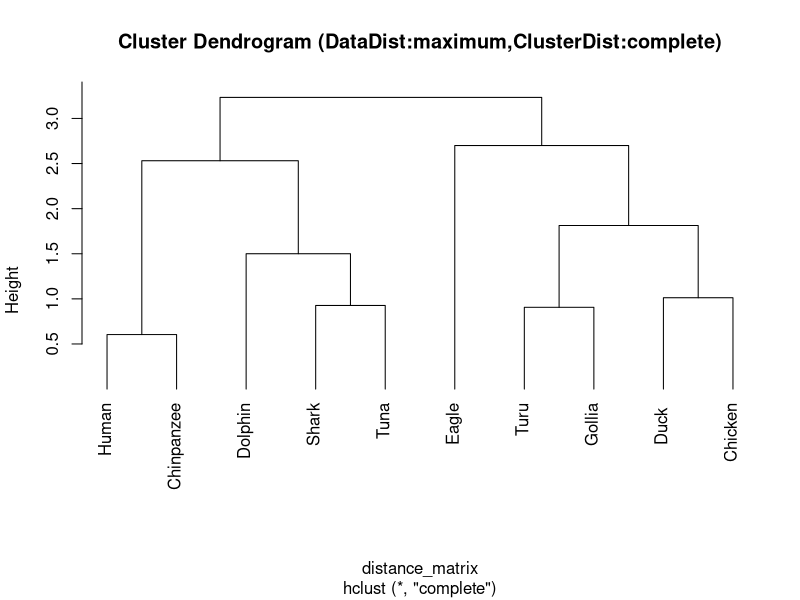
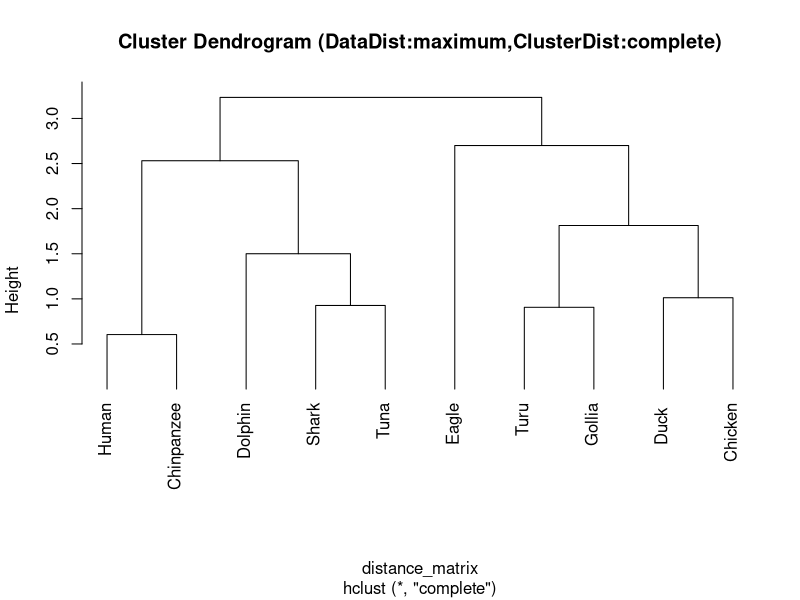

Here is the R script that generated these plots, in order:
### clustering example code for lecture

#### 階層的クラスター分析サンプルコード
### Rプログラミングでわからないことは大概Google先生で[R 日本語 pdf plot]みたいなノリで調べれば分かる。

### 同じディレクトリ内に保存しているCSVファイル形式のデータセットを読み込む.
### 注意：ダウンロードしたファイルはmacOSではデフォルトで ~/Downloads 以下に保存される．
### 1列目のデータを行名としてデータを読み込む
setwd("/cloud/project/")
dataset <- read.csv("./animals.csv",row.names=1)

### datasetがどのようなものか確認
dataset

### データの正規化を行うか決定する
is_scale <- T #T=正規化を行う; F=正規化を行わない
### is_scale=Tならばデータの正規化を行う
if(is_scale==T) dataset <- scale(dataset)

### 再度datasetの確認
dataset

### データ間の距離を定義する。(以下の3つから任意の距離を選択する)
data_dist_method <- "euclidean"     #ユークリッド距離
data_dist_method <- "manhattan"     #マンハッタン距離
data_dist_method <- "maximum"       #最大距離

### 全データ間の距離をdata_dist_methodの距離定義に基づいて計算する（距離行列を求める）
distance_matrix <- dist(dataset, method=data_dist_method)

### 距離行列の確認
as.matrix(distance_matrix)[1:7,1:7]

### クラスター間の距離の計算方法を決める。(以下の3つから任意の距離を選択する)
cluster_dist_method <- "average"   #群平均法
cluster_dist_method <- "single"    #最小距離法
cluster_dist_method <- "complete"  #最大距離法

### 距離行列からcluster_dist_methodで定義したクラスター距離定義に基づいてクラスター分析を行う
cl_result <- hclust(distance_matrix, method=cluster_dist_method)

### クラスター分析結果の系統樹を出力する
plot(cl_result, hang=-1, main=sprintf("Cluster Dendrogram (DataDist:%s,ClusterDist:%s)",data_dist_method,cluster_dist_method))

### 出力結果の保存(作業ディレクトリに保存されるように設定)
pdf(sprintf("./cl_scale_%s_dtdis_%s_cldis_%s.pdf",is_scale,data_dist_method,cluster_dist_method), paper="a4r", width=10, height=8)
plot(cl_result, hang=-1, main=sprintf("Cluster Dendrogram (DataDist:%s,ClusterDist:%s)",data_dist_method,cluster_dist_method))
dev.off()

### 距離行列の保存
write.csv(as.matrix(distance_matrix), file=sprintf("./distance_matrix_scale_%s_%s.csv",is_scale, data_dist_method))
